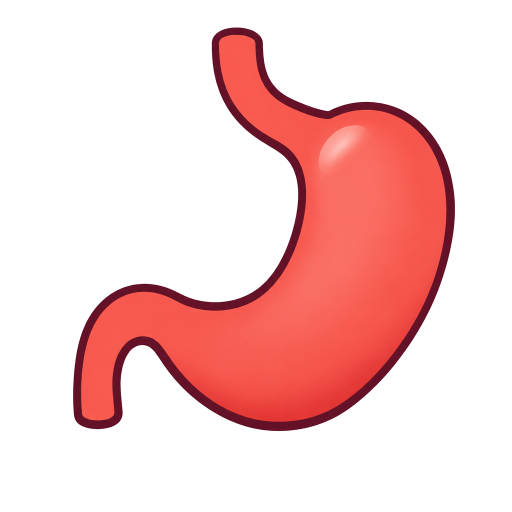
#> input picture docs/design/stomach-emoji-2026-07/stomach-gpt-image-2-concept.png, 1024 x 1024 px (shown at 1/2 size)
$ python build_stomach_concept_assets.py
#> lines starting #> are read from the running program, lines starting #| are printed output that depends on the picture; after the words box and inside, x2 and y2 are one past the last pixel; in counts of white or black regions, pixels touching at a corner belong together
"""Build exact-size Stomach proposal assets from the approved GPT Image 2 artwork.

The full-size source is the approved 1024x1024 project artwork. Color assets are
direct Lanczos reductions. Black-and-white assets use the source's non-white
silhouette, downsampled and thresholded back to a strict two-color palette.

Run from the repository root:

    python scripts/build_stomach_concept_assets.py
"""

from __future__ import annotations

import hashlib
from pathlib import Path

from PIL import Image


REPO_ROOT = Path(__file__).resolve().parents[1]
SOURCE = REPO_ROOT / "docs/design/stomach-emoji-2026-07/stomach-gpt-image-2-concept.png"
OUTPUT_DIR = REPO_ROOT / "docs/proposals/stomach-emoji-2026/candidate-v1.12/images"
EXPECTED_SOURCE_SHA256 = "250389e208e3d71488e1895b49c7d4fd69e95507eb3d06f73060db7b34767d7a"


def sha256(path: Path) -> str:
    return hashlib.sha256(path.read_bytes()).hexdigest()


def build() -> None:
    actual_source_hash = sha256(SOURCE)
    if actual_source_hash != EXPECTED_SOURCE_SHA256:
        raise ValueError(
            "Approved Stomach source hash changed: "
            f"expected {EXPECTED_SOURCE_SHA256}, got {actual_source_hash}"
        )

    source = Image.open(SOURCE).convert("RGB")
#> source is the input picture: PIL image 1024x1024 RGB; mean R, G, B 245.5, 206.7, 205.6
    if source.size != (1024, 1024):
        raise ValueError(f"Expected a 1024x1024 source, got {source.size}")

    # The approved source has a pure-white background and a fully connected,
    # saturated foreground. Preserve that exact outer silhouette for B&W.
    source_pixels = source.load()
    silhouette = Image.new("1", source.size, 1)
#> silhouette: PIL image 1024x1024 1; every value is 1
    silhouette_pixels = silhouette.load()
    for y in range(source.height):
        for x in range(source.width):
            silhouette_pixels[x, y] = 1 if source_pixels[x, y] == (255, 255, 255) else 0


    OUTPUT_DIR.mkdir(parents=True, exist_ok=True)
    for size in (18, 72):
        color = source.resize((size, size), Image.Resampling.LANCZOS)
        color_path = OUTPUT_DIR / f"stomach_color_{size}x{size}_SUBMIT.png"
        color.save(color_path, optimize=True)

        antialiased_mask = silhouette.convert("L").resize((size, size), Image.Resampling.LANCZOS)
        black_and_white = antialiased_mask.point(
            lambda value: 255 if value >= 128 else 0,
            mode="1",
        )
        bw_path = OUTPUT_DIR / f"stomach_bw_{size}x{size}_SUBMIT.png"
        black_and_white.save(bw_path, optimize=True)

        print(f"{color_path.relative_to(REPO_ROOT)} {sha256(color_path)}")
        print(f"{bw_path.relative_to(REPO_ROOT)} {sha256(bw_path)}")
#> this loop made 2 passes
#> pass 1, in build, `color = source.resize((size, size), Image.Resampling.LANCZOS)`:
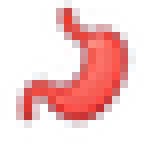
#> color: PIL image 18x18 RGB (shown 8 times larger); mean R, G, B 244.6, 205.1, 204
#> pass 1, in build, `antialiased_mask = silhouette.convert("L").resize((size, size), Image...`:
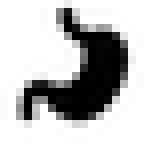
#> antialiased_mask: PIL image 18x18 L (shown 8 times larger); min 0, max 255, mean 184.5
#> pass 1, in build, `black_and_white = antialiased_mask.point( lambda value: 255 if value >..`:
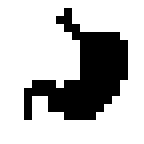
#> black_and_white: PIL image 18x18 1 (shown 8 times larger); 73.8% white; 1 black region, box (x1, y1, x2, y2) and area: (3, 1, 16, 15) 85
#> pass 2, in build, `color = source.resize((size, size), Image.Resampling.LANCZOS)`:
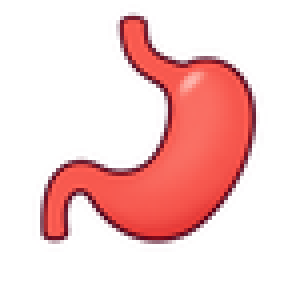
#> color: PIL image 72x72 RGB (shown 4 times larger); mean R, G, B 245.1, 206.2, 205.1
#> after the loop:
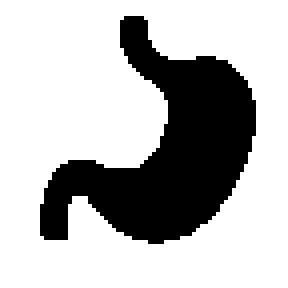
#> black_and_white: PIL image 72x72 1 (shown 4 times larger); 72.4% white; 1 black region, box (x1, y1, x2, y2) and area: (10, 4, 64, 61) 1433


if __name__ == "__main__":
    build()
